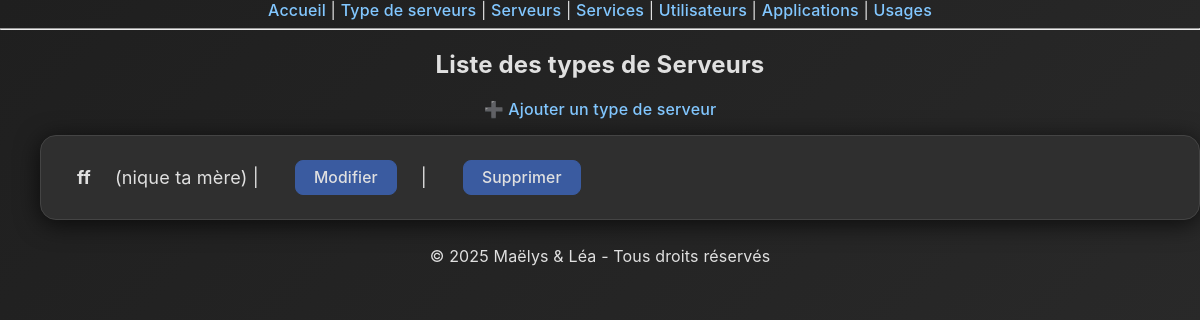
The page /type_de_serveurs/ on the database as committed earlier.
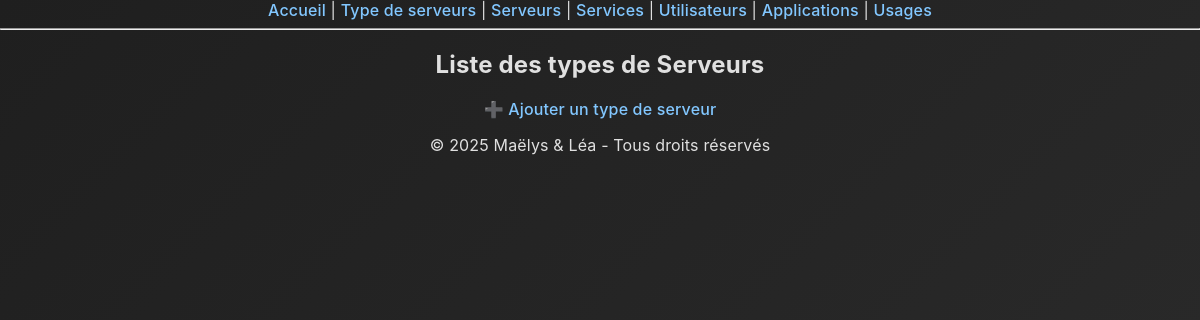
The same page on the database as committed later.
### monapp/models.py (models this page shows, shortened)
class TypeServeurs(models.Model):
    type = models.CharField(max_length=100)
    description_serveurs = models.TextField(blank=False)

### monapp/views.py (the view)
# urls.py: path('type_de_serveurs/', views.type_de_serveurs_list, name='type_de_serveurs_list'),
def type_de_serveurs_list(request):
    types = TypeServeurs.objects.all()
    return render(request, 'monapp/type_de_serveurs_list.html', {'types': types})

### monapp/templates/monapp/type_de_serveurs_list.html
{% extends 'monapp/base.html' %}
{% block content %}
<h2>Liste des types de Serveurs</h2>
<a href="{% url 'type_de_serveurs_create' %}">➕ Ajouter un type de serveur</a>
<ul>
    {% for type in types %}
        <li>
            <strong>{{ type.type }}</strong> ({{ type.description_serveurs}})
            | <a href="{% url 'type_de_serveurs_update' type.pk %}">Modifier</a>
            | <a href="{% url 'type_de_serveurs_delete' type.pk %}" onclick="return confirm('Es-tu sûr de vouloir supprimer ce type de serveur ?')">Supprimer</a>
        </li>
    {% endfor %}
</ul>
<footer>
  <p>© 2025 Maëlys & Léa - Tous droits réservés</p>
</footer>
{% endblock %}

Rows that differ between the two databases and show on the page:
removed TypeServeurs: type "ff", description_serveurs "nique ta mère"
